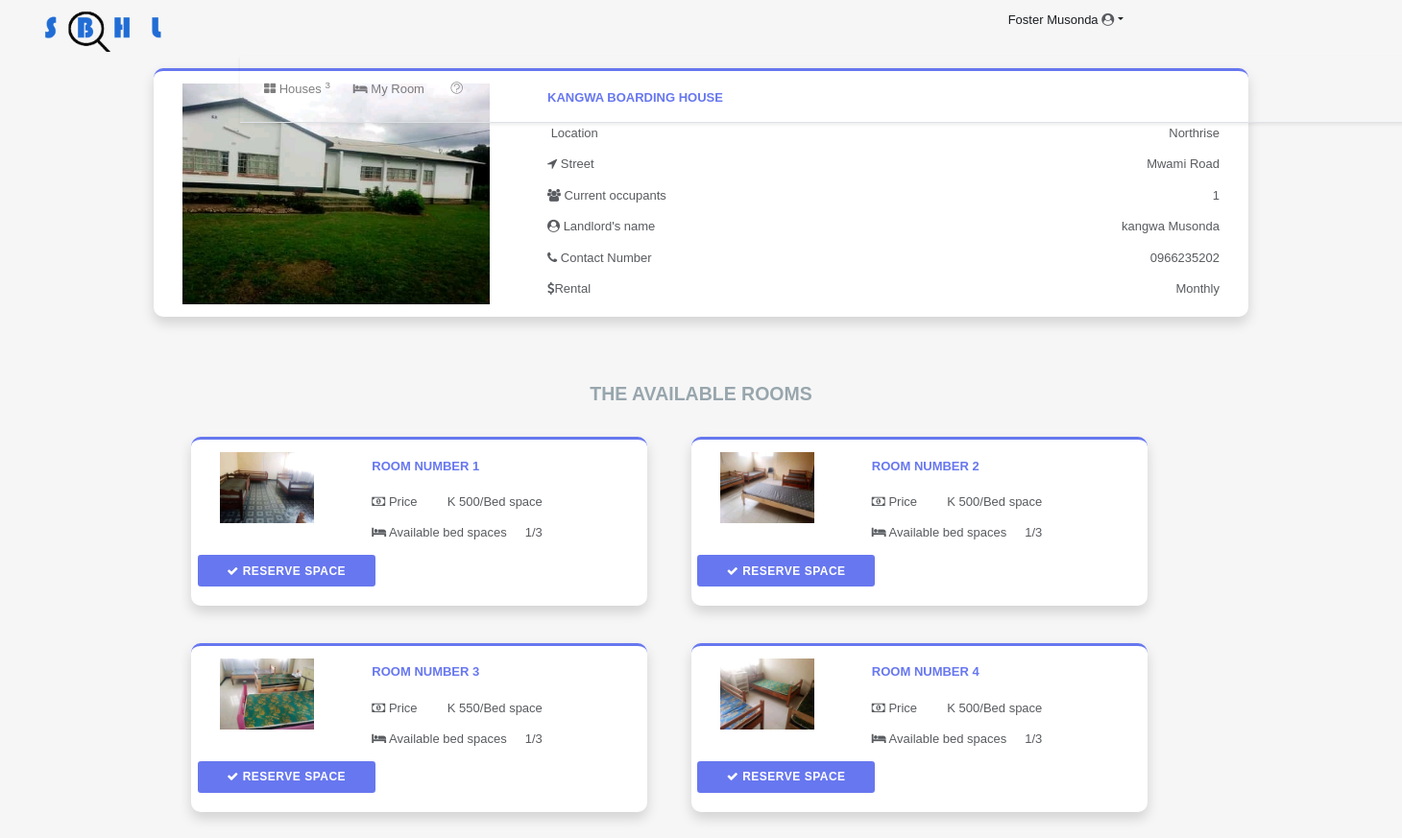
/houseDetails.php?get_details=3 (signed in), run on the app's committed database.
### tables this page shows
CREATE TABLE IF NOT EXISTS `boardinghouse` (
  `bh_id` int(11) NOT NULL AUTO_INCREMENT,
  `name` varchar(30) NOT NULL,
  `Landloard_id` int(11) NOT NULL,
  `location` varchar(30) NOT NULL,
  `house_number` varchar(30) NOT NULL,
  `Road` varchar(30) NOT NULL,
  `bh_photo` varchar(100) NOT NULL,
  PRIMARY KEY (`bh_id`)
);

CREATE TABLE IF NOT EXISTS `users` (
  `user_id` int(11) NOT NULL AUTO_INCREMENT,
  `fname` varchar(255) NOT NULL,
  `lname` varchar(255) NOT NULL,
  `email` varchar(255) NOT NULL,
  `phone` varchar(255) NOT NULL,
  `role` varchar(255) NOT NULL,
  `pwd` varchar(255) NOT NULL,
  `agree` varchar(11) NOT NULL,
  `status` varchar(11) NOT NULL COMMENT 'off',
  PRIMARY KEY (`user_id`)
);

CREATE TABLE IF NOT EXISTS `room` (
  `r_id` int(11) NOT NULL AUTO_INCREMENT,
  `b_id` int(11) NOT NULL,
  `room_number` int(11) NOT NULL,
  `room_amount` varchar(11) NOT NULL,
  `room_capacity` int(11) NOT NULL,
  `room_image` varchar(255) NOT NULL,
  PRIMARY KEY (`r_id`)
);

### houseDetails.php (the view, shortened to what this page needs)
<?php
require "./config/config.php";
require './components/functions.php';
if (isset($_SESSION['userid'])) {
 ?>
<!DOCTYPE html>
<html lang="en" manifest="config/cache.appcache">
  <head>
    <link rel="stylesheet" href="css/bootstrap.min.css" />
    <link rel="stylesheet" href="vendors/linericon/style.css">
   <link rel="stylesheet" href="css/style.css" />
    <link rel="stylesheet" href="css/font-awesome.min.css" />
    <link rel="stylesheet" href="css/owl.theme.default.css" />
    <link rel="stylesheet" href="css/owl.carousel.min.css" />
  </head>
  <body>
  <div class="container-fluid">
    <div class="row">
      <div class="col-md-6">
        <a href="#" class="navbar-brand col-md-12"><img src="img/other/lSBHL-logo.png" alt="Student boarding house locator" width="150px"></a>
     </div>
     <div class="col-md-6">
      <ul class="nav offset-md-5">
      <li class="nav-item dropdown">
    <a class="nav-link dropdown-toggle text-dark" data-toggle="dropdown" href="#"><?php echo $_SESSION['fname']." ".$_SESSION['lname']." ";?><i class="fa fa-user-circle" style="color: #585b5f;"></i></a>
  </li>
      </ul>
     </div>
    </div>
  </div>
<nav class="navbar navbar-expand-lg navbar-light col-md-12 border-bottom shadow-sm" >
<?php
    $house_num = mysqli_query($conn, "SELECT * FROM boardinghouse");
    $num_house = mysqli_num_rows($house_num);
?>
<div class="collapse navbar-collapse" id="menuButton">
  <ul class="navbar-nav mr-auto py-2 col-md-12">
    <li class="nav-item"><a href="./index.php" class="nav-link"><i class="fa fa-th-large"></i> Houses <sup><?php echo $num_house; ?></sup></a></li>
    <li class="nav-item"><a href="./myroom.show.php" class="nav-link"><i class="fa fa-bed"></i> My Room <sup><i class="fa fa-mark"></i></sup></a></li>
    <li class="nav-item"><a href="#" class= "nav-link"><i class="lnr lnr-question-circle"></i></a></li>
    <li class="nav-item"><a href="#" class= "nav-link"><span ></span></a></li>
  </ul>
</div>
</nav>
<?php
if (isset($_GET['get_details'])) {
  $id = $_GET['get_details'];
  $query = mysqli_query($conn, "SELECT * FROM boardinghouse INNER JOIN users ON boardinghouse.Landloard_id = users.user_id WHERE bh_id = '$id'");
  $row = mysqli_fetch_array($query);
}
?>
<div class="col-md-12 mt-3">
<div class="container card py-3 shadow" style="border-top: 3px solid #6777ef;">
  <div class="row">
    <div class="col-md-4">
      <img src="./img/houses/<?php echo $row['bh_photo'];?>" class="col-md-12" width="" height="230px">
    </div>
    <div class="col-md-8">
      <h6 class="col-md-12 text-uppercase py-2 text-primary display-5" id="bhName"><?php echo $row['name'];?></h6>
    <div class="col-md-12 py-2">
     <i class="fa fa-location"></i> Location <span class="float-right"><?php echo $row['location'];?></span>
    </div>
    <div class="col-md-12 py-2">
      <i class="fa fa-location-arrow"></i> Street <span class="float-right"><?php echo $row['Road'];?></span>
    </div>
    <div class="col-md-12 py-2">
      <?php
      $query1 = mysqli_query($conn, "SELECT * FROM `reservation` WHERE Landloard_id = '$row[Landloard_id]'");
      $tenants_num = mysqli_num_rows($query1);
      ?>
      <i class="fa fa-users"></i> Current occupants<span class="float-right"><?php echo $tenants_num;?></span>
    </div>
    <div class="col-md-12 py-2">
      <i class="fa fa-user-circle"></i> Landlord's name<span class="float-right"><?php echo $row['fname']." ".$row['lname'];?></span>
    </div>
    <div class="col-md-12 py-2">
      <i class="fa fa-phone"></i> Contact Number<span class="float-right"><?php echo $row['phone'];?></span>
    </div>
    <div class="col-md-12 py-2">
      <i class="fa fa-dollar"></i>Rental <span class="float-right">Monthly</span>
    </div>
    </div>
  </div>
</div>
<div class="py-2 text-center pt-5">
  <h4 class="text-muted text-uppercase text-underline">The available rooms</h4>
</div>
 </div>
 <div class="container mb-5">
   <div class="row">
     <?php
      $bh_id = $row['bh_id'];
      echo BhHouseRooms($bh_id);
      ?>
   </div>
 </div>
  </body>
</html>
 <?php
}else{
  header("location: ./auth-login.php?action=login_first");
}
?>

### components/functions.php (shortened to what this page needs)
<?php
function BhHouseRooms($bh_id)
{
  require './config/config.php';
  $bhRoom = " ";
  $Bhroom = mysqli_query($conn, "SELECT * FROM ((users INNER JOIN boardinghouse ON users.user_id = boardinghouse.Landloard_id) INNER JOIN room ON boardinghouse.bh_id = room.b_id) WHERE bh_id = '$bh_id'");
  while($bh_row = mysqli_fetch_array($Bhroom)){
    if (mysqli_num_rows($Bhroom) == 0) {
     $bhRoom .= '
     <div class="container card py-3 my-4 shadow" style="border-top: 3px solid #6777ef;">
        <div class="row">
     <h6 class="col-md-12 text-center">No Rooms found</h6>
     </div>
     </div>';
   }else{
    $bhRoom .= '
<div class="col-md-5 card py-3 my-4 ml-5 mx-2 shadow" style="border-top: 3px solid #6777ef;">
  <div class="row">
    <div class="col-md-4">
      <img src="img/rooms/'.$bh_row['room_image'].'" class="col-md-12" >
    </div>
    <div class="col-md-6">
      <h6 class="col-md-12 text-uppercase py-2 text-primary display-5" id="bhName">Room Number '.$bh_row['room_number'].'</h6>
    <div class="col-md-12 py-2">
     <i class="fa fa-money"></i> Price <span class="float-right">K <span id="amount">'.$bh_row['room_amount'].'</span>/Bed space</span>
    </div>
    <div class="col-md-12 py-2">
      <i class="fa fa-bed"></i> Available bed spaces <span class="float-right">1/3</span>
    </div>
    </div>
    <div class="col-md-12 row">
      <button class="col-md-5 my-2 ml-2 mx-1 text-uppercase btn btn-default text-white" value="'.$bh_row['r_id'].'" style="background-color: #6777ef;" data-toggle="modal" data-target="#searchModal" onclick="getRoomId(this.value)"><i class="fa fa-check"></i> Reserve space</button>
    </div>
  </div>
</div>
';
   }
  }
   return $bhRoom;
}
?>

### css/style.css (style rules this page uses)
body, html { font-family: arial, sans-serif; overflow-x: hidden; color: #585b5f; }
* { margin: 0; padding: 0; -webkit-box-sizing: border-box; box-sizing: border-box; }
* { font-family: 'ubuntu', sans-serif; font-size: 13px; }

### data on the page
boardinghouse: bh_photo (picture), name "KANGWA BOARDING HOUSE", location "Northrise", Road "Mwami Road", users.fname "kangwa", users.lname "Musonda", users.phone "0966235202"
users: room.room_image (picture), room.room_number "1", room.room_amount "500", room.room_number "2", room.room_number "3", room.room_amount "550", room.room_number "4"

### other printed values
$_SESSION['fname'] "Foster"
$_SESSION['lname'] "Musonda"
$num_house "3"
$tenants_num "1"
